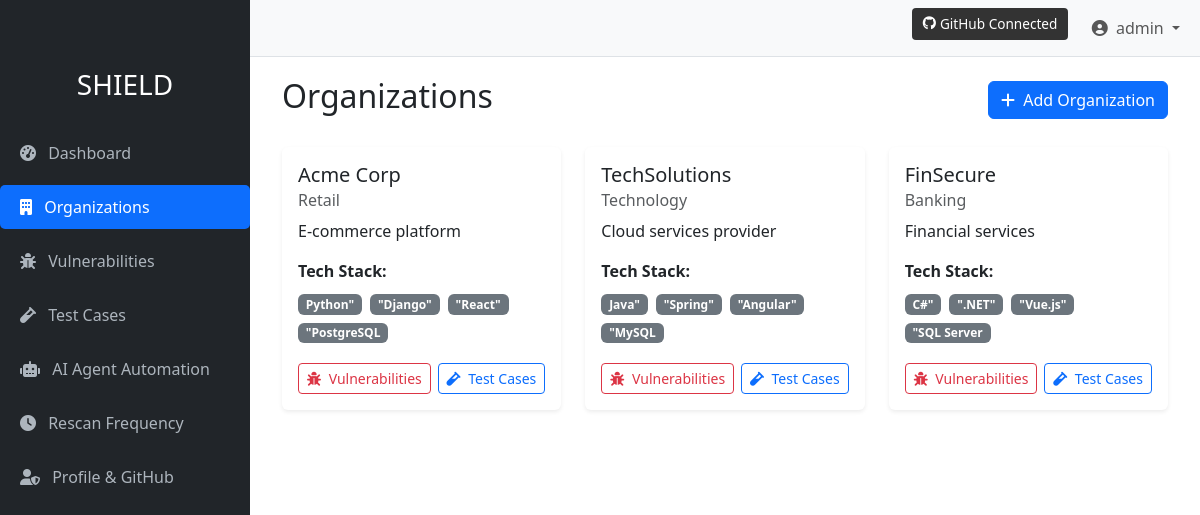
The page /organizations (signed in) on the database its author committed.
### tables this page shows
CREATE TABLE organizations (
        id INTEGER PRIMARY KEY AUTOINCREMENT,
        name TEXT NOT NULL,
        description TEXT,
        industry TEXT,
        tech_stack TEXT
    );

### app.py (the view)
@app.route('/organizations')
def organizations():
    if 'user_id' not in session:
        return redirect(url_for('login'))
    conn = get_db_connection()
    organizations = conn.execute('SELECT * FROM organizations').fetchall()
    conn.close()
    total_organizations = len(organizations)
    return render_template('organizations.html',
                           organizations=organizations,
                           total_organizations=total_organizations,
                           active_page='organizations')

### app.py (called while the page is built)
def get_db_connection():
    conn = sqlite3.connect(DB_PATH)
    conn.row_factory = sqlite3.Row
    return conn

### templates/organizations.html (shortened to what this page needs)
{% extends 'base.html' %}
{% block content %}
<div class="container-fluid">
    <div class="d-flex justify-content-between align-items-center mb-4">
        <h1 class="h2">Organizations</h1>
        <button class="btn btn-primary" data-bs-toggle="modal" data-bs-target="#addOrganizationModal">
            <i class="fas fa-plus me-1"></i> Add Organization
        </button>
    </div>
    <div class="row">
        {% for org in organizations %}
        <div class="col-lg-4 col-md-6 mb-4">
            <div class="card h-100 border-0 shadow-sm">
                <div class="card-body">
                    <h5 class="card-title">{{ org.name }}</h5>
                    <h6 class="card-subtitle mb-2 text-muted">{{ org.industry }}</h6>
                    <p class="card-text">{{ org.description }}</p>
                    {% if org.tech_stack %}
                    <div class="mb-3">
                        <strong>Tech Stack:</strong>
                        <div class="mt-2">
                            {% for tech in org.tech_stack.strip('[]"\'').split(',') %}
                            <span class="badge bg-secondary me-1 mb-1">{{ tech.strip() }}</span>
                            {% endfor %}
                        </div>
                    </div>
                    {% endif %}
                    <div class="d-flex justify-content-between mt-3">
                        <a href="{{ url_for('vulnerabilities', organization_id=org.id) }}" class="btn btn-sm btn-outline-danger">
                            <i class="fas fa-bug me-1"></i> Vulnerabilities
                        </a>
                        <a href="{{ url_for('test_cases', organization_id=org.id) }}" class="btn btn-sm btn-outline-primary">
                            <i class="fas fa-vial me-1"></i> Test Cases
                        </a>
                    </div>
                </div>
            </div>
        </div>
        {% else %}
        <div class="col-12">
            <div class="alert alert-info">
                No organizations found. Click "Add Organization" to create one.
            </div>
        </div>
        {% endfor %}
    </div>
</div>
{% endblock %}

### templates/base.html (shortened to what this page needs)
<!DOCTYPE html>
<html lang="en">
<head>
    <link href="https://cdn.jsdelivr.net/npm/bootstrap@5.3.0-alpha1/dist/css/bootstrap.min.css" rel="stylesheet">
    <link rel="stylesheet" href="https://cdnjs.cloudflare.com/ajax/libs/font-awesome/6.0.0/css/all.min.css">
    <link rel="stylesheet" href="{{ url_for('static', filename='css/main.css') }}">
</head>
<body>
    {% if 'user_id' in session %}
    <div class="sidebar">
        <h3 class="text-center mb-4 mt-2">SHIELD</h3>
        <ul class="nav flex-column">
            <li class="nav-item">
                <a class="nav-link {% if active_page == 'dashboard' %}active{% endif %}" href="{{ url_for('dashboard') }}">
                    <i class="fas fa-tachometer-alt me-2"></i> Dashboard
                </a>
            </li>
            <li class="nav-item">
                <a class="nav-link {% if active_page == 'organizations' %}active{% endif %}" href="{{ url_for('organizations') }}">
                    <i class="fas fa-building me-2"></i> Organizations
                </a>
            </li>
            <li class="nav-item">
                <a class="nav-link {% if active_page == 'vulnerabilities' %}active{% endif %}" href="{{ url_for('vulnerabilities') }}">
                    <i class="fas fa-bug me-2"></i> Vulnerabilities
                </a>
            </li>
            <li class="nav-item">
                <a class="nav-link {% if active_page == 'test_cases' %}active{% endif %}" href="{{ url_for('test_cases') }}">
                    <i class="fas fa-vial me-2"></i> Test Cases
                </a>
            </li>
            <li class="nav-item">
                <a class="nav-link {% if active_page == 'ai_agent_automation' %}active{% endif %}" href="{{ url_for('ai_agent_automation') }}">
                    <i class="fas fa-robot me-2"></i> AI Agent Automation
                </a>
            </li>
            <li class="nav-item">
                <a class="nav-link {% if active_page == 'rescan_frequency' %}active{% endif %}" href=#>
                    <i class="fas fa-clock me-2"></i> Rescan Frequency
                </a>
            </li>
            <li class="nav-item">
                <a class="nav-link {% if active_page == 'profile' %}active{% endif %}" href="{{ url_for('profile') }}">
                    <i class="fas fa-user-shield me-2"></i> Profile & GitHub
                </a>
            </li>
        </ul>
    </div>
    <nav class="navbar navbar-expand-lg navbar-light bg-light border-bottom">
        <div class="container-fluid">
            <div class="collapse navbar-collapse" id="navbarSupportedContent">
                <ul class="navbar-nav ms-auto">
                    {% if session.get('github_token') %}
                    <li class="nav-item">
                        <span class="github-badge">
                            <i class="fab fa-github"></i> GitHub Connected
                        </span>
                    </li>
                    {% endif %}
                    <li class="nav-item dropdown">
                        <a class="nav-link dropdown-toggle" href="#" id="navbarDropdown" role="button" data-bs-toggle="dropdown">
                            <i class="fas fa-user-circle me-1"></i> {{ session.get('username', 'User') }}
                        </a>
                    </li>
                </ul>
            </div>
        </div>
    </nav>
    {% endif %}
    <div class="{% if 'user_id' in session %}main-content{% endif %}">
        {% block content %}{% endblock %}
    </div>
</body>
</html>

### templates/base.html (style rules this page uses)
body { min-height: 100vh; display: flex; flex-direction: column; }
.sidebar { height: 100%; width: 250px; position: fixed; top: 0; left: 0; background-color: #212529; padding-top: 60px; color: white; }
.sidebar .nav-link { color: #adb5bd; padding: 10px 20px; margin: 5px 0; border-radius: 5px; }
.sidebar .nav-link.active { color: #fff; background-color: #0d6efd; }
.main-content { margin-left: 250px; padding: 20px; flex-grow: 1; }
.navbar { margin-left: 250px; }
.github-badge { display: inline-flex; align-items: center; background-color: #333; color: white; padding: 0.35rem 0.65rem; border-radius: 0.25rem; font-size: 0.85rem; margin-right: 1rem; }
.github-badge i { margin-right: 0.25rem; }

### rows shown on the page
organizations: name "Acme Corp", industry "Retail", description "E-commerce platform", strip "Python\"" "\"Django\"" "\"React\"" "\"PostgreSQL"
organizations: name "TechSolutions", industry "Technology", description "Cloud services provider", strip "Java\"" "\"Spring\"" "\"Angular\"" "\"MySQL"
organizations: name "FinSecure", industry "Banking", description "Financial services", strip "C#\"" "\".NET\"" "\"Vue.js\"" "\"SQL Server"

### other values the page prints
{{ session.get('username', 'User') }} "admin"
